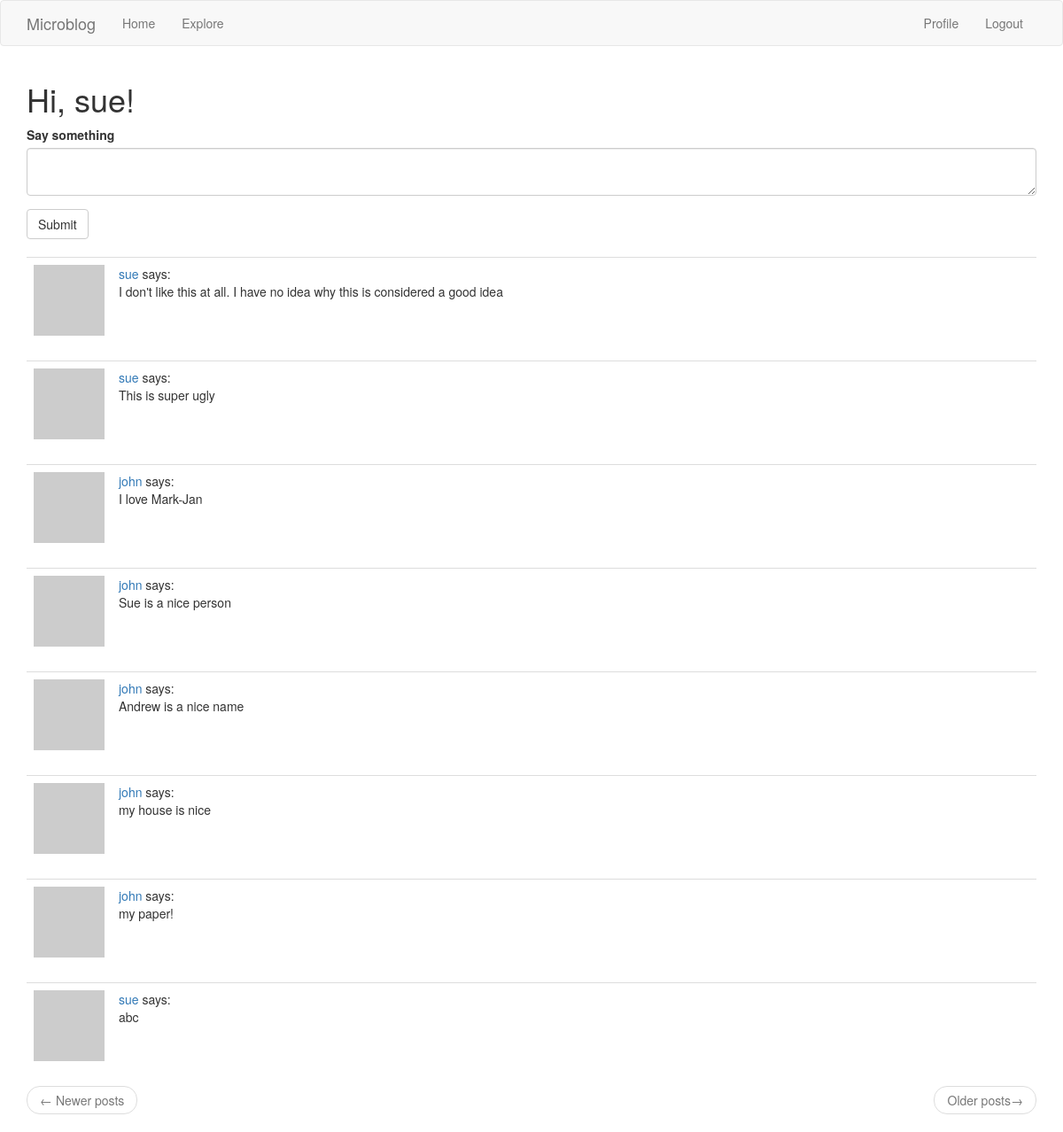
The app's page /index (signed in) with its own data.
### app/models.py (models this page shows, shortened)
class User(UserMixin, db.Model):
    id = db.Column(db.Integer, primary_key=True)
    username = db.Column(db.String(64), index=True, unique=True)
    email = db.Column(db.String(120), index=True, unique=True)
    password_hash = db.Column(db.String(128))
    posts = db.relationship('Post', backref='author', lazy='dynamic')
    about_me = db.Column(db.String(140))
    last_seen = db.Column(db.DateTime, default=datetime.utcnow)
    followed = db.relationship(
        'User', secondary=followers,
        primaryjoin=(followers.c.follower_id == id),
        secondaryjoin=(followers.c.followed_id == id),
        backref=db.backref('followers', lazy='dynamic'), lazy='dynamic')
    def avatar(self, size):
        digest = md5(self.email.lower().encode('utf-8')).hexdigest()
        return 'https://www.gravatar.com/avatar/{}?d=identicon&s={}'.format(
            digest, size
        )
    def followed_posts(self):
        followed = Post.query.join(
            followers, (followers.c.followed_id == Post.user_id)).filter(
                followers.c.follower_id == self.id)
        own = Post.query.filter_by(user_id=self.id)
        return followed.union(own).order_by(Post.timestamp.desc())

class Post(db.Model):
    id = db.Column(db.Integer, primary_key=True)
    body = db.Column(db.String(140))
    timestamp = db.Column(db.DateTime, index=True, default=datetime.utcnow)
    user_id = db.Column(db.Integer, db.ForeignKey('user.id'))

### app/routes.py (the view)
@app.route('/', methods=['GET', 'POST']) # Python decorators. Modifies the function that follows it.
@app.route('/index', methods=['GET', 'POST'])
@login_required
def index():
    form = PostForm()
    if form.validate_on_submit():
        post = Post(body=form.post.data, author=current_user)
        db.session.add(post)
        db.session.commit()
        flash('Your post is now live!')
        return redirect(url_for('index'))
    page = request.args.get('page', 1, type=int)
    posts = current_user.followed_posts().paginate(
        page, app.config['POSTS_PER_PAGE'], False)
    next_url = url_for('index', page=posts.next_num) \
        if posts.has_next else None
    prev_url = url_for('index', page=posts.prev_num) \
        if posts.has_prev else None
    return render_template('index.html', title='Home Page', form=form,
        posts=posts.items, next_url=next_url,
        prev_url=prev_url)

### app/forms.py
class PostForm(FlaskForm):
    post = TextAreaField('Say something', validators=[DataRequired()])
    submit = SubmitField('Submit')

### app/models.py (called while the page is built)
@login.user_loader
def load_user(id):
    return User.query.get(int(id))

### app/routes.py (called while the page is built)
@app.before_request
def before_request():
    if current_user.is_authenticated:
        current_user.last_seen = datetime.utcnow()
        db.session.commit()

### app/templates/index.html
{% extends "base.html" %}
{% import 'bootstrap/wtf.html' as wtf %}
{% block app_content %}
    <h1>Hi, {{ current_user.username }}!</h1>
    {% if form %}
    {{ wtf.quick_form(form) }}
    <br>
    {% endif %}
    {% for post in posts %}
        {% include '_post.html' %}
    {% endfor %}
    <nav aria-label="...">
        <ul class="pager">
            <li class="previous{% if not prev_url %} disabled{% endif %}">
                <a href="{{ prev_url or '#' }}">
                    <span aria-hidden="true">&larr;</span> Newer posts
                </a>
            </li>
            <li class="next{% if not next_url %} disabled{% endif %}">
                <a href="{{ next_url or '#' }}">
                    Older posts<span aria-hidden="true">&rarr;</span>
                </a>
            </li>
        </ul>
    </nav>
{% endblock %}

### app/templates/_post.html
<table class="table table-hover">
    <tr>
        <td width="70px">
            <a href="{{ url_for('user', username=post.author.username) }}">
                <img src="{{ post.author.avatar(36) }}" />
            </a>
        </td>
        <td>
            <a href="{{ url_for('user', username=post.author.username) }}">
                {{ post.author.username }}
            </a>
             says:
             <br>
             {{ post.body }}
        </td>
    </tr>
</table>

### records on screen
User: username "sue"
Post: author.username "sue", body "I don't like this at all. I have no idea why this is considered a good idea"
Post: author.username "sue", body "This is super ugly"
Post: author.username "john", body "I love Mark-Jan"
Post: author.username "john", body "Sue is a nice person"
Post: author.username "john", body "Andrew is a nice name"
Post: author.username "john", body "my house is nice"
Post: author.username "john", body "my paper!"
Post: author.username "sue", body "abc"
